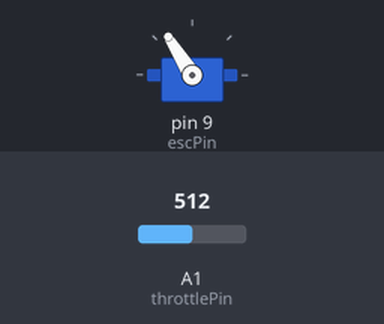
A sketch run on a simulated Arduino Uno, built with avr-gcc and run on an emulated ATmega328P. On the bench: servo. The inputs (shaded band) are chosen by the test bench; at power-on: A1 (throttlePin) = 512.

Above: at 1.2 s.
1.3 s: A1 (throttlePin) set to 306
At 2.5 s:
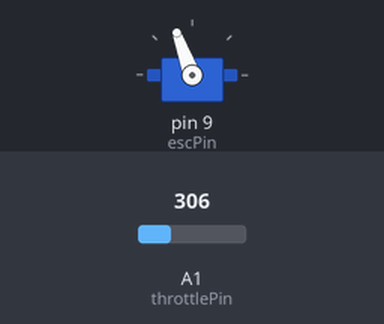
2.8 s: A1 (throttlePin) set to 0
At 3.8 s:
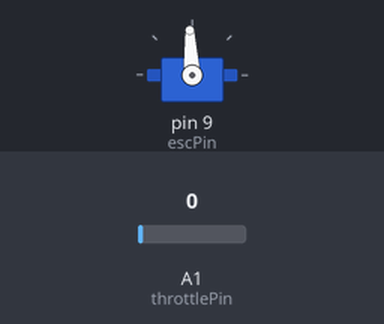
4.3 s: A1 (throttlePin) set to 900
At 5.0 s:
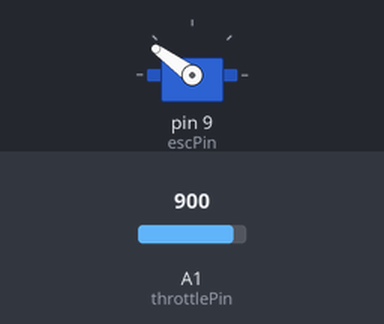
5.8 s: A1 (throttlePin) set to 511
At 6.1 s:
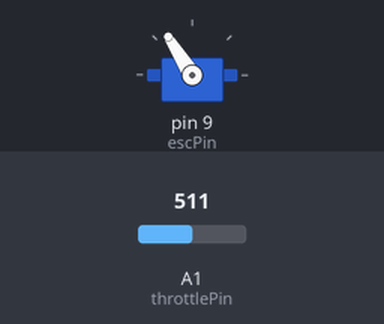
Timing chart, 0 to 8.3 s (numbered marks = the images above; inputs shaded):
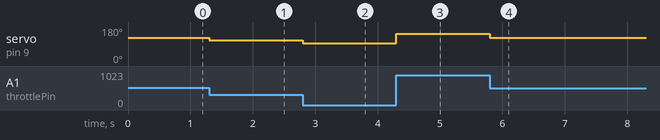

Measured:
- after the input at 1.3 s, servo on pin 9 (escPin): 122° → 110° at once
- after the input at 2.8 s, servo on pin 9 (escPin): 110° → 93° at once
- after the input at 4.3 s, servo on pin 9 (escPin): 93° → 144° at once
- after the input at 5.8 s, servo on pin 9 (escPin): 144° → 122° at once

The sketch:

bluetoothAT09.ino
```cpp
#include <Servo.h>

const int escPin = 9;
Servo esc;

const int throttlePin = A1;


void setup() {
  esc.attach(escPin);

  pinMode(throttlePin, INPUT);
}


void loop() {
  int throttle = analogRead(throttlePin);

  int throttleval = map(throttle, 0, 1023, 1500, 2100);
  if(throttleval <= 1550){
    throttleval = 1500;
  }
  esc.writeMicroseconds(throttleval);
}
```
